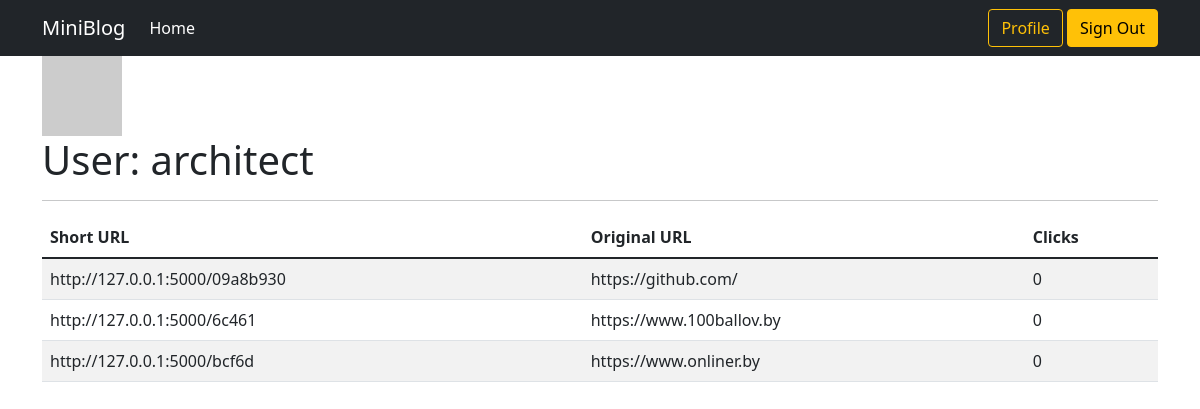
Page /user/architect (signed in) on the committed database.
### models.py (models this page shows, shortened)
class User(UserMixin, db.Model):
    id = db.Column(db.Integer, primary_key=True)
    username = db.Column(db.String(64), index=True, unique=True)
    email = db.Column(db.String(120), index=True, unique=True)
    password = db.Column(db.String(128))
    urls = db.relationship('Url', backref='owner', lazy='dynamic')
    def avatar(self, size):
        digs = md5(self.email.encode('utf-8')).hexdigest()  # превращаем email пользователя в hash
        avatar = f'https://gravatar.com/avatar/{digs}?d=identicon&s={size}'
        return avatar

class Url(db.Model):
    id = db.Column(db.Integer, primary_key=True)
    original_url = db.Column(db.String)
    short_url = db.Column(db.String, unique=True)
    clicks = db.Column(db.Integer, default=0)
    user_id = db.Column(db.Integer, db.ForeignKey('user.id'))

### routes.py (the view)
@app.route('/user/<username>')
@login_required
def user(username):
    user = User.query.filter_by(username=username).first_or_404()
    urls = Url.query.filter_by(user_id=user.id)
    return render_template('user.html', user=user, urls=urls)

### routes.py (called while the page is built)
@login.user_loader
def load_user(id):
    return User.query.get(id)

### templates/user.html
{% extends "base.html" %}
{% block content %}
    <img src="{{ user.avatar(128) }}" alt="{{ user.username }}-avatar">
    <h1>User: {{ user.username }}</h1>
    <hr>
    <table class="table table-striped">
        <thead>
            <tr>
                <th>Short URL</th>
                <th>Original URL</th>
                <th>Clicks</th>
            </tr>
        </thead>
        <tbody>
            {% for url in urls %}
                <tr>
                    <td>http://127.0.0.1:5000/{{ url.short_url }}</td>
                    <td>{{ url.original_url }}</td>
                    <td>{{ url.clicks }}</td>
                </tr>
            {% endfor %}
        </tbody>
    </table>
{% endblock %}

### rows in the picture
User: username "architect"
Url: short_url "09a8b930", original_url "https://github.com/", clicks "0"
Url: short_url "6c461", original_url "https://www.100ballov.by", clicks "0"
Url: short_url "bcf6d", original_url "https://www.onliner.by", clicks "0"
